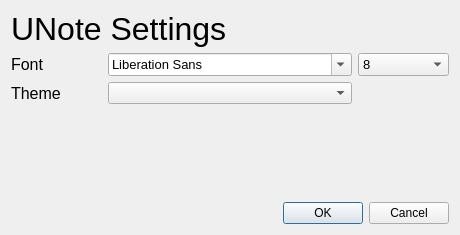
<?xml version="1.0" encoding="UTF-8"?>
<ui version="4.0">
 <class>Preferences</class>
 <widget class="QDialog" name="Preferences">
  <property name="geometry">
   <rect>
    <x>0</x>
    <y>0</y>
    <width>460</width>
    <height>235</height>
   </rect>
  </property>
  <property name="minimumSize">
   <size>
    <width>460</width>
    <height>235</height>
   </size>
  </property>
  <property name="maximumSize">
   <size>
    <width>460</width>
    <height>235</height>
   </size>
  </property>
  <property name="windowTitle">
   <string>Preferences</string>
  </property>
  <layout class="QVBoxLayout" name="verticalLayout">
   <item>
    <widget class="QLabel" name="label_2">
     <property name="font">
      <font>
       <family>Segoe UI</family>
       <pointsize>24</pointsize>
      </font>
     </property>
     <property name="text">
      <string>UNote Settings</string>
     </property>
    </widget>
   </item>
   <item>
    <layout class="QGridLayout" name="gridLayout">
     <item row="0" column="0">
      <widget class="QLabel" name="label_4">
       <property name="font">
        <font>
         <family>Segoe UI</family>
         <pointsize>12</pointsize>
        </font>
       </property>
       <property name="text">
        <string>Font</string>
       </property>
      </widget>
     </item>
     <item row="0" column="2">
      <widget class="QComboBox" name="fontSize">
       <property name="font">
        <font>
         <family>Segoe UI</family>
         <pointsize>10</pointsize>
        </font>
       </property>
       <item>
        <property name="text">
         <string>8</string>
        </property>
       </item>
       <item>
        <property name="text">
         <string>9</string>
        </property>
       </item>
       <item>
        <property name="text">
         <string>10</string>
        </property>
       </item>
       <item>
        <property name="text">
         <string>11</string>
        </property>
       </item>
       <item>
        <property name="text">
         <string>12</string>
        </property>
       </item>
       <item>
        <property name="text">
         <string>14</string>
        </property>
       </item>
       <item>
        <property name="text">
         <string>16</string>
        </property>
       </item>
       <item>
        <property name="text">
         <string>18</string>
        </property>
       </item>
       <item>
        <property name="text">
         <string>20</string>
        </property>
       </item>
       <item>
        <property name="text">
         <string>22</string>
        </property>
       </item>
       <item>
        <property name="text">
         <string>24</string>
        </property>
       </item>
       <item>
        <property name="text">
         <string>26</string>
        </property>
       </item>
       <item>
        <property name="text">
         <string>28</string>
        </property>
       </item>
       <item>
        <property name="text">
         <string>36</string>
        </property>
       </item>
       <item>
        <property name="text">
         <string>48</string>
        </property>
       </item>
       <item>
        <property name="text">
         <string>72</string>
        </property>
       </item>
      </widget>
     </item>
     <item row="0" column="1">
      <widget class="QFontComboBox" name="fontFamily">
       <property name="font">
        <font>
         <family>Segoe UI</family>
         <pointsize>10</pointsize>
        </font>
       </property>
      </widget>
     </item>
     <item row="1" column="1">
      <widget class="QComboBox" name="appTheme"/>
     </item>
     <item row="1" column="0">
      <widget class="QLabel" name="label">
       <property name="font">
        <font>
         <family>Segoe UI</family>
         <pointsize>12</pointsize>
        </font>
       </property>
       <property name="text">
        <string>Theme</string>
       </property>
      </widget>
     </item>
    </layout>
   </item>
   <item>
    <spacer name="verticalSpacer">
     <property name="orientation">
      <enum>Qt::Vertical</enum>
     </property>
     <property name="sizeHint" stdset="0">
      <size>
       <width>0</width>
       <height>0</height>
      </size>
     </property>
    </spacer>
   </item>
   <item>
    <widget class="QDialogButtonBox" name="buttonBox">
     <property name="orientation">
      <enum>Qt::Horizontal</enum>
     </property>
     <property name="standardButtons">
      <set>QDialogButtonBox::Cancel|QDialogButtonBox::Ok</set>
     </property>
    </widget>
   </item>
  </layout>
 </widget>
 <resources/>
 <connections>
  <connection>
   <sender>buttonBox</sender>
   <signal>accepted()</signal>
   <receiver>Preferences</receiver>
   <slot>accept()</slot>
   <hints>
    <hint type="sourcelabel">
     <x>248</x>
     <y>254</y>
    </hint>
    <hint type="destinationlabel">
     <x>157</x>
     <y>274</y>
    </hint>
   </hints>
  </connection>
  <connection>
   <sender>buttonBox</sender>
   <signal>rejected()</signal>
   <receiver>Preferences</receiver>
   <slot>reject()</slot>
   <hints>
    <hint type="sourcelabel">
     <x>316</x>
     <y>260</y>
    </hint>
    <hint type="destinationlabel">
     <x>286</x>
     <y>274</y>
    </hint>
   </hints>
  </connection>
 </connections>
</ui>
